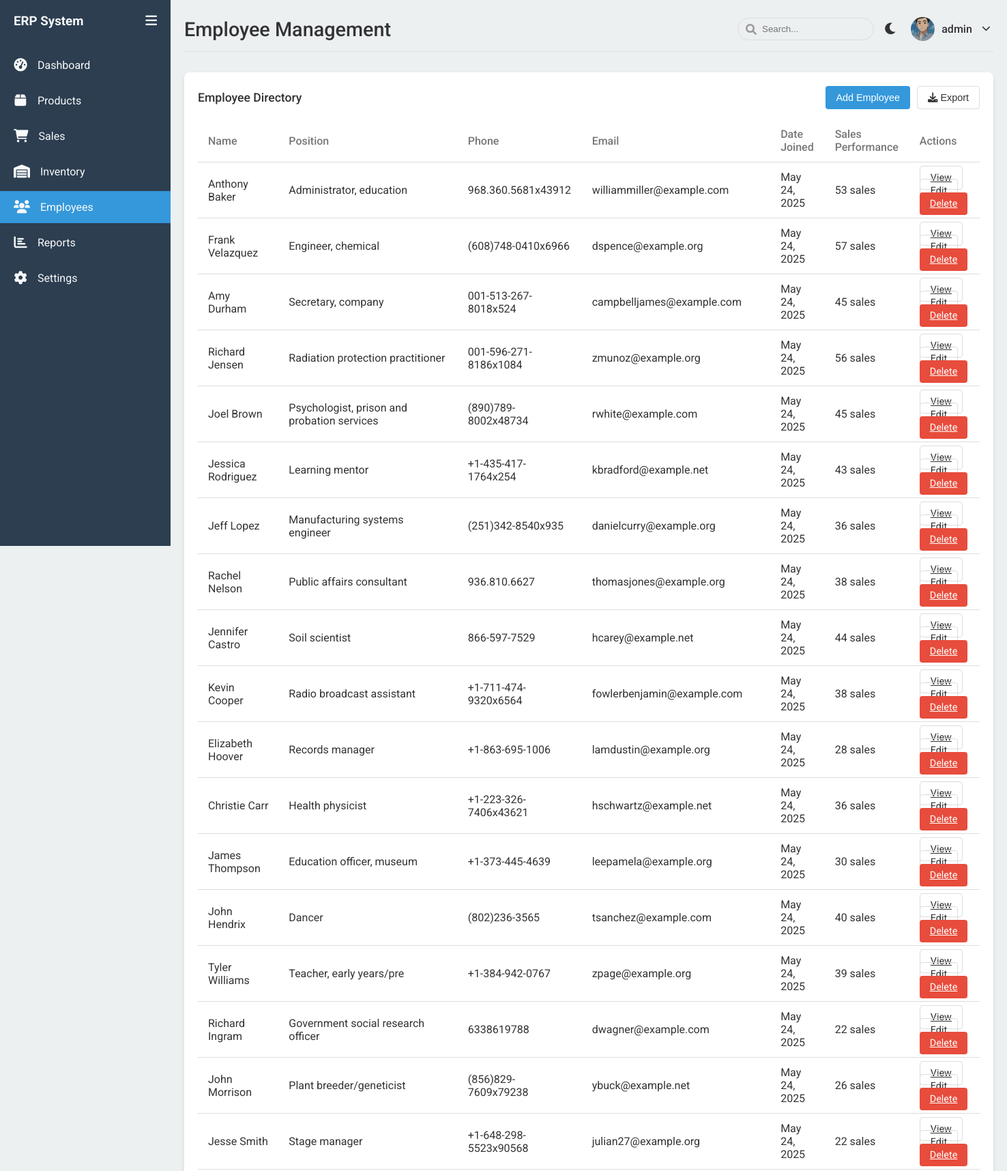
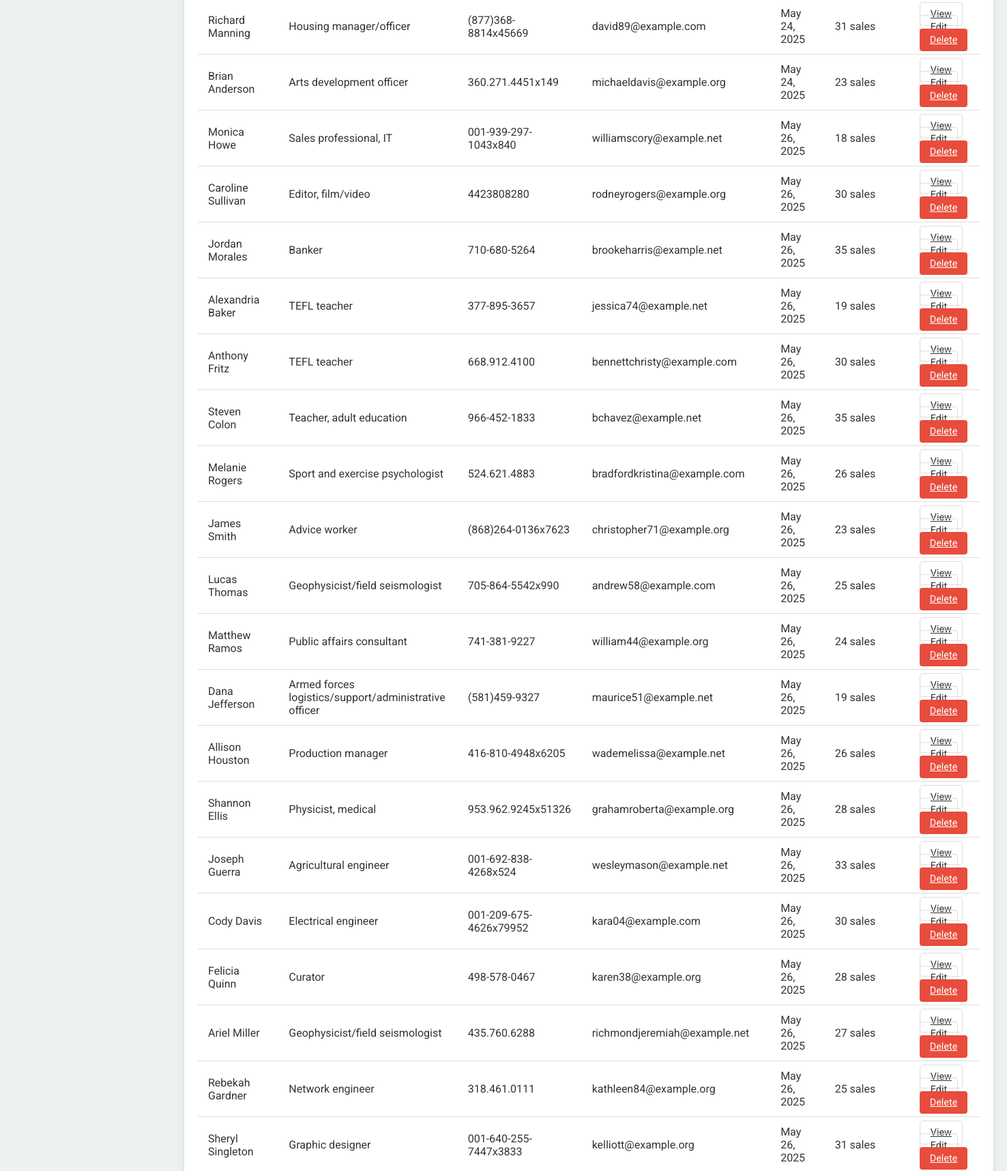
Screenshot of /employees/ (signed in, upper part) with the database file from the repository (2 pictures, top to bottom).
### main/models.py (models this page shows, shortened)
class Employee(models.Model):
    user = models.OneToOneField(User, on_delete=models.CASCADE, null=True, blank=True)
    name = models.CharField(max_length=100)
    position = models.CharField(max_length=100)
    phone = models.CharField(max_length=20)
    email = models.EmailField()
    date_joined = models.DateField(auto_now_add=True)

### main/views.py (the view)
@login_required
def employees(request):
    employees_list = Employee.objects.all()
    max_sales = Sale.objects.values('employee').annotate(count=Count('id')).order_by('-count').first()
    max_count = max_sales['count'] if max_sales else 1
    for employee in employees_list:
        employee.sales_count = Sale.objects.filter(employee=employee).count()
        employee.performance_percentage = (employee.sales_count / max_count) * 100 if max_count > 0 else 0
    employee_names = []
    employee_sales = []
    for employee in employees_list:
        employee_names.append(employee.name)
        employee_sales.append(employee.sales_count)
    context = {
        'employees': employees_list,
        'employee_names': json.dumps(employee_names),
        'employee_sales': json.dumps(employee_sales),
    }
    return render(request, 'main/employees.html', context)

### main/templates/main/employees.html (shortened to what this page needs)
{% extends 'main/base.html' %}
{% load static %}
{% block header_title %}Employee Management{% endblock %}
{% block content %}
<div class="table-container">
    <div class="table-header">
        <h3 class="table-title">Employee Directory</h3>
        <div class="table-actions">
            <button class="btn btn-primary" id="addEmployeeBtn">Add Employee</button>
            <button class="btn btn-outline" id="exportEmployeesBtn">
                <i class="fas fa-download"></i> Export
            </button>
        </div>
    </div>
    <table>
        <thead>
            <tr>
                <th>Name</th>
                <th>Position</th>
                <th>Phone</th>
                <th>Email</th>
                <th>Date Joined</th>
                <th>Sales Performance</th>
                <th>Actions</th>
            </tr>
        </thead>
        <tbody>
            {% for employee in employees %}
            <tr>
                <td>{{ employee.name }}</td>
                <td>{{ employee.position }}</td>
                <td>{{ employee.phone }}</td>
                <td>{{ employee.email }}</td>
                <td>{{ employee.date_joined|date:"M d, Y" }}</td>
                <td>
                    <span class="progress-text">{{ employee.sales_count }} sales</span>
                </td>
                <td>
                    <a href="{% url 'employee_detail' employee.id %}" class="btn btn-outline btn-sm">View</a>
                    <a href="{% url 'edit_employee' employee.id %}" class="btn btn-outline btn-sm">Edit</a>
                    <a href="{% url 'delete_employee' employee.id %}" class="btn btn-danger btn-sm">Delete</a>
                </td>
            </tr>
            {% empty %}
            <tr>
                <td colspan="7" style="text-align: center;">No employees found</td>
            </tr>
            {% endfor %}
        </tbody>
    </table>
</div>
{% endblock %}

### main/templates/main/base.html (shortened to what this page needs)
<!DOCTYPE html>
{% load static %}
<html lang="en">
<head>
    <link rel="stylesheet" href="https://cdnjs.cloudflare.com/ajax/libs/font-awesome/6.0.0-beta3/css/all.min.css">
    {% load static %}
    <link rel="stylesheet" href="{% static 'main/css/style.css' %}">
</head>
<body>
    <div class="wrapper">
        <nav class="sidebar" id="sidebar">
            <div class="sidebar-header">
                <h3>ERP System</h3>
                <button class="sidebar-toggle" id="sidebarToggle">
                    <i class="fas fa-bars"></i>
                </button>
            </div>
            <div class="sidebar-menu">
                <ul>
                    <li>
                        <a href="{% url 'dashboard' %}" class="{% if request.path == '/dashboard/' %}active{% endif %}">
                            <span class="icon"><i class="fas fa-tachometer-alt"></i></span>
                            <span class="menu-text">Dashboard</span>
                        </a>
                    </li>
                    <li>
                        <a href="{% url 'products' %}" class="{% if 'products' in request.path %}active{% endif %}">
                            <span class="icon"><i class="fas fa-box"></i></span>
                            <span class="menu-text">Products</span>
                        </a>
                    </li>
                    <li>
                        <a href="{% url 'sales' %}" class="{% if 'sales' in request.path %}active{% endif %}">
                            <span class="icon"><i class="fas fa-shopping-cart"></i></span>
                            <span class="menu-text">Sales</span>
                        </a>
                    </li>
                    <li>
                        <a href="{% url 'inventory' %}" class="{% if 'inventory' in request.path %}active{% endif %}">
                            <span class="icon"><i class="fas fa-warehouse"></i></span>
                            <span class="menu-text">Inventory</span>
                        </a>
                    </li>
                    <li>
                        <a href="{% url 'employees' %}" class="{% if 'employees' in request.path %}active{% endif %}">
                            <span class="icon"><i class="fas fa-users"></i></span>
                            <span class="menu-text">Employees</span>
                        </a>
                    </li>
                    <li>
                        <a href="{% url 'reports' %}" class="{% if 'reports' in request.path %}active{% endif %}">
                            <span class="icon"><i class="fas fa-chart-bar"></i></span>
                            <span class="menu-text">Reports</span>
                        </a>
                    </li>
                    <li>
                        <a href="{% url 'settings' %}" class="{% if 'settings' in request.path %}active{% endif %}">
                            <span class="icon"><i class="fas fa-cog"></i></span>
                            <span class="menu-text">Settings</span>
                        </a>
                    </li>
                </ul>
            </div>
        </nav>
        <div class="main-content" id="mainContent">
            <div class="header">
                <h1>{% block header_title %}Dashboard{% endblock %}</h1>
                <div class="header-actions">
                    <div class="search-box">
                        <i class="fas fa-search"></i>
                        <input type="text" placeholder="Search..." id="searchInput">
                    </div>
                    <button class="theme-toggle" id="themeToggle">
                        <i class="fas fa-moon"></i>
                    </button>
                    <div class="user-profile-dropdown">
                        <div class="user-profile" id="userProfileTrigger">
                            <img src="{% static 'main/img/avatar.jpg' %}" alt="User">
                            <span>{{ request.user.username|default:'Admin' }}</span>
                            <i class="fas fa-chevron-down dropdown-arrow"></i>
                        </div>
                    </div>
                </div>
            </div>
            {% block content %}{% endblock %}
        </div>
    </div>
</body>
</html>

### main/static/main/css/style.css (style rules this page uses)
:root { --primary-color: #3498db; --secondary-color: #2ecc71; --danger-color: #e74c3c; --warning-color: #f39c12; --dark-color: #2c3e50; --light-color: #ecf0f1; --text-color: #333; --text-light: #f8f9fa; --border-color: #ddd; --shadow: 0 4px 6px rgba(0, 0, 0, 0.1); --transition: all 0.3s ease; }
* { margin: 0; padding: 0; box-sizing: border-box; }
body { font-family: 'Roboto', sans-serif; background-color: var(--light-color); color: var(--text-color); transition: var(--transition); }
.wrapper { display: flex; min-height: 100vh; }
.sidebar { width: 250px; background-color: var(--dark-color); color: var(--text-light); transition: var(--transition); position: fixed; height: 100vh; z-index: 1000; }
.sidebar-header { padding: 20px; display: flex; align-items: center; justify-content: space-between; }
.sidebar-header h3 { overflow: hidden; white-space: nowrap; transition: var(--transition); }
.sidebar-toggle { background: none; border: none; color: var(--text-light); cursor: pointer; font-size: 1.2rem; }
.sidebar-menu { padding: 10px 0; }
.sidebar-menu ul { list-style: none; }
.sidebar-menu li { margin-bottom: 5px; }
.sidebar-menu a { display: flex; align-items: center; padding: 12px 20px; color: var(--text-light); text-decoration: none; transition: var(--transition); }
.sidebar-menu a.active { background-color: var(--primary-color); }
.sidebar-menu .icon { margin-right: 15px; font-size: 1.2rem; min-width: 20px; text-align: center; }
.main-content { flex: 1; margin-left: 250px; padding: 20px; transition: var(--transition); }
.header { display: flex; justify-content: space-between; align-items: center; margin-bottom: 30px; padding-bottom: 10px; border-bottom: 1px solid var(--border-color); }
.header h1 { font-size: 1.8rem; font-weight: 500; }
.header-actions { display: flex; align-items: center; gap: 15px; }
.search-box { position: relative; }
.search-box input { padding: 8px 15px; padding-left: 35px; border: 1px solid var(--border-color); border-radius: 20px; background-color: var(--light-color); color: var(--text-color); width: 200px; transition: var(--transition); }
.search-box i { position: absolute; left: 12px; top: 50%; transform: translateY(-50%); color: #999; }
.theme-toggle { background: none; border: none; cursor: pointer; font-size: 1.2rem; color: var(--text-color); }
.user-profile { display: flex; align-items: center; gap: 10px; }
.user-profile img { width: 35px; height: 35px; border-radius: 50%; object-fit: cover; }
.table-container { background-color: #fff; border-radius: 8px; box-shadow: var(--shadow); padding: 20px; margin-bottom: 30px; overflow-x: auto; transition: var(--transition); }
.table-header { display: flex; justify-content: space-between; align-items: center; margin-bottom: 15px; }
.table-title { font-size: 1.1rem; font-weight: 500; }
.table-actions { display: flex; gap: 10px; }
.btn { padding: 8px 15px; border-radius: 4px; border: none; cursor: pointer; font-size: 0.9rem; transition: var(--transition); }
.btn-primary { background-color: var(--primary-color); color: white; }
.btn-danger { background-color: var(--danger-color); color: white; }
.btn-outline { background: none; border: 1px solid var(--border-color); color: var(--text-color); }
table { width: 100%; border-collapse: collapse; }
th, td { padding: 12px 15px; text-align: left; border-bottom: 1px solid var(--border-color); }
th { font-weight: 500; color: #777; }
.user-profile-dropdown { position: relative; }
.user-profile { display: flex; align-items: center; gap: 10px; cursor: pointer; padding: 5px; border-radius: 4px; transition: background-color 0.2s ease; }
.user-profile span { font-weight: 500; }
.dropdown-arrow { margin-left: 5px; font-size: 0.8rem; transition: transform 0.2s ease; }

### rows the page displays
Employee: name "Anthony Baker", position "Administrator, education", phone "968.360.5681x43912", email "williammiller@example.com", date_joined "May 24, 2025", sales_count "53"
Employee: name "Frank Velazquez", position "Engineer, chemical", phone "(608)748-0410x6966", email "dspence@example.org", date_joined "May 24, 2025", sales_count "57"
Employee: name "Amy Durham", position "Secretary, company", phone "001-513-267-8018x524", email "campbelljames@example.com", date_joined "May 24, 2025", sales_count "45"
Employee: name "Richard Jensen", position "Radiation protection practitioner", phone "001-596-271-8186x1084", email "zmunoz@example.org", date_joined "May 24, 2025", sales_count "56"
Employee: name "Joel Brown", position "Psychologist, prison and probation services", phone "(890)789-8002x48734", email "rwhite@example.com", date_joined "May 24, 2025", sales_count "45"
Employee: name "Jessica Rodriguez", position "Learning mentor", phone "+1-435-417-1764x254", email "kbradford@example.net", date_joined "May 24, 2025", sales_count "43"
Employee: name "Jeff Lopez", position "Manufacturing systems engineer", phone "(251)342-8540x935", email "danielcurry@example.org", date_joined "May 24, 2025", sales_count "36"
Employee: name "Rachel Nelson", position "Public affairs consultant", phone "936.810.6627", email "thomasjones@example.org", date_joined "May 24, 2025", sales_count "38"
Employee: name "Jennifer Castro", position "Soil scientist", phone "866-597-7529", email "hcarey@example.net", date_joined "May 24, 2025", sales_count "44"
Employee: name "Kevin Cooper", position "Radio broadcast assistant", phone "+1-711-474-9320x6564", email "fowlerbenjamin@example.com", date_joined "May 24, 2025", sales_count "38"
Employee: name "Elizabeth Hoover", position "Records manager", phone "+1-863-695-1006", email "lamdustin@example.org", date_joined "May 24, 2025", sales_count "28"
Employee: name "Christie Carr", position "Health physicist", phone "+1-223-326-7406x43621", email "hschwartz@example.net", date_joined "May 24, 2025", sales_count "36"
Employee: name "James Thompson", position "Education officer, museum", phone "+1-373-445-4639", email "leepamela@example.org", date_joined "May 24, 2025", sales_count "30"
Employee: name "John Hendrix", position "Dancer", phone "(802)236-3565", email "tsanchez@example.com", date_joined "May 24, 2025", sales_count "40"
Employee: name "Tyler Williams", position "Teacher, early years/pre", phone "+1-384-942-0767", email "zpage@example.org", date_joined "May 24, 2025", sales_count "39"
Employee: name "Richard Ingram", position "Government social research officer", phone "6338619788", email "dwagner@example.com", date_joined "May 24, 2025", sales_count "22"
Employee: name "John Morrison", position "Plant breeder/geneticist", phone "(856)829-7609x79238", email "ybuck@example.net", date_joined "May 24, 2025", sales_count "26"
Employee: name "Jesse Smith", position "Stage manager", phone "+1-648-298-5523x90568", email "julian27@example.org", date_joined "May 24, 2025", sales_count "22"
Employee: name "Richard Manning", position "Housing manager/officer", phone "(877)368-8814x45669", email "david89@example.com", date_joined "May 24, 2025", sales_count "31"
Employee: name "Brian Anderson", position "Arts development officer", phone "360.271.4451x149", email "michaeldavis@example.org", date_joined "May 24, 2025", sales_count "23"
Employee: name "Monica Howe", position "Sales professional, IT", phone "001-939-297-1043x840", email "williamscory@example.net", date_joined "May 26, 2025", sales_count "18"
Employee: name "Caroline Sullivan", position "Editor, film/video", phone "4423808280", email "rodneyrogers@example.org", date_joined "May 26, 2025", sales_count "30"
Employee: name "Jordan Morales", position "Banker", phone "710-680-5264", email "brookeharris@example.net", date_joined "May 26, 2025", sales_count "35"
Employee: name "Alexandria Baker", position "TEFL teacher", phone "377-895-3657", email "jessica74@example.net", date_joined "May 26, 2025", sales_count "19"
Employee: name "Anthony Fritz", position "TEFL teacher", phone "668.912.4100", email "bennettchristy@example.com", date_joined "May 26, 2025", sales_count "30"
Employee: name "Steven Colon", position "Teacher, adult education", phone "966-452-1833", email "bchavez@example.net", date_joined "May 26, 2025", sales_count "35"
Employee: name "Melanie Rogers", position "Sport and exercise psychologist", phone "524.621.4883", email "bradfordkristina@example.com", date_joined "May 26, 2025", sales_count "26"
Employee: name "James Smith", position "Advice worker", phone "(868)264-0136x7623", email "christopher71@example.org", date_joined "May 26, 2025", sales_count "23"
Employee: name "Lucas Thomas", position "Geophysicist/field seismologist", phone "705-864-5542x990", email "andrew58@example.com", date_joined "May 26, 2025", sales_count "25"
Employee: name "Matthew Ramos", position "Public affairs consultant", phone "741-381-9227", email "william44@example.org", date_joined "May 26, 2025", sales_count "24"
Employee: name "Dana Jefferson", position "Armed forces logistics/support/administrative officer", phone "(581)459-9327", email "maurice51@example.net", date_joined "May 26, 2025", sales_count "19"
Employee: name "Allison Houston", position "Production manager", phone "416-810-4948x6205", email "wademelissa@example.net", date_joined "May 26, 2025", sales_count "26"
Employee: name "Shannon Ellis", position "Physicist, medical", phone "953.962.9245x51326", email "grahamroberta@example.org", date_joined "May 26, 2025", sales_count "28"
Employee: name "Joseph Guerra", position "Agricultural engineer", phone "001-692-838-4268x524", email "wesleymason@example.net", date_joined "May 26, 2025", sales_count "33"
Employee: name "Cody Davis", position "Electrical engineer", phone "001-209-675-4626x79952", email "kara04@example.com", date_joined "May 26, 2025", sales_count "30"
Employee: name "Felicia Quinn", position "Curator", phone "498-578-0467", email "karen38@example.org", date_joined "May 26, 2025", sales_count "28"
Employee: name "Ariel Miller", position "Geophysicist/field seismologist", phone "435.760.6288", email "richmondjeremiah@example.net", date_joined "May 26, 2025", sales_count "27"
Employee: name "Rebekah Gardner", position "Network engineer", phone "318.461.0111", email "kathleen84@example.org", date_joined "May 26, 2025", sales_count "25"
Employee: name "Sheryl Singleton", position "Graphic designer", phone "001-640-255-7447x3833", email "kelliott@example.org", date_joined "May 26, 2025", sales_count "31"

### other values shown
{{ request.user.username|default:'Admin' }} "admin"
